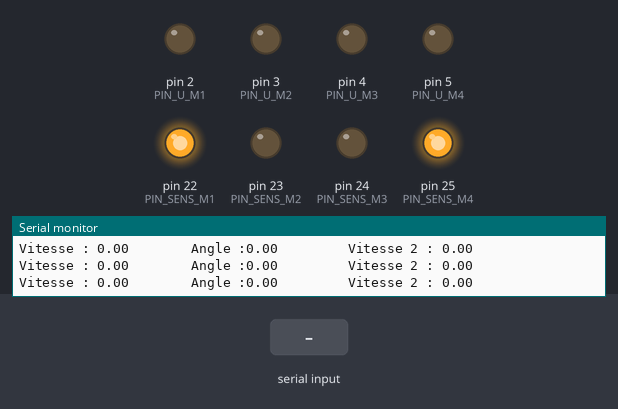
The sketch below on a simulated Arduino Mega 2560, built with avr-gcc and run on an emulated ATmega2560. On the bench: output pins drawn as LEDs (lit = HIGH), the last lines printed to the serial monitor. Inputs (shaded band) come from the test bench.

Above: at 1.2 s.
1.3 s: "@" received over the second serial link
At 2.5 s:
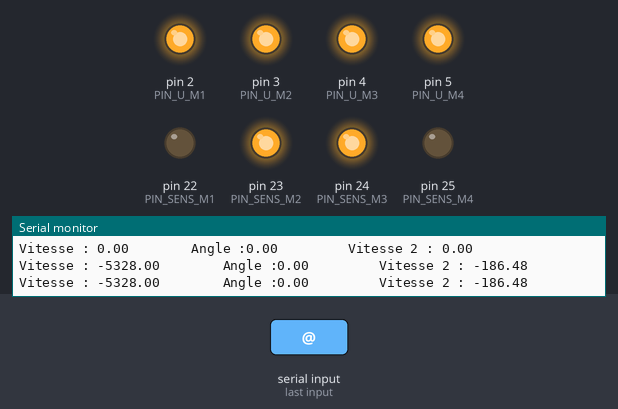
3.0 s: "#" received over the second serial link
At 4.1 s:
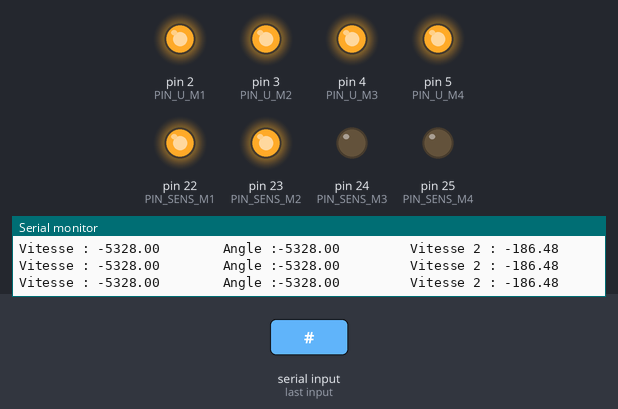
Timing chart, 0 to 6.0 s (numbered marks = the images above; inputs shaded):
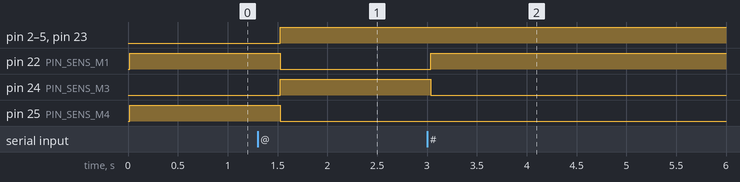

The sketch:

xbee_xctu_commande.ino
```cpp
//*----------------------------------------------------------------------------
//*  Projet Robocup
//*----------------------------------------------------------------------------
//* File Name : commande_base_xbee.ino
//* Object :  wheels engine control (speed and direction of rotation)
//* Creation : Max CHANTREAU/Marius CROZET/Armand GUZZONATO  12/12/2022
//* Modification : Armand Guzzonato 12/12/2022
//*----------------------------------------------------------------------------

/********************************************************/
/*    Bibliotheques    */
/********************************************************/

#include <math.h>


/********************************************************/
/*    Global constants     */
/********************************************************/
//definition des pins
//moteur 1 (devant droit)
#define PIN_U_M1        2
#define PIN_SENS_M1     22
//moteur 2 (devant gauche)
#define PIN_U_M2        3
#define PIN_SENS_M2     23
//moteur 3 (derriere gauche)
#define PIN_U_M3        4
#define PIN_SENS_M3     24
//moteur 4 (derriere droit)
#define PIN_U_M4        5
#define PIN_SENS_M4     25

//  moteur + roue
//rapport de reduction
#define REDUCTION_ROUE  2.75
//rayon roue en m
#define RAYON_ROUE      0.05
//coef de prop du moteur en rad/s/V
#define SCALING         62.8

//sens de rotation
#define CCW             1
#define CW              0

//tension maximum en V
#define U_MAX           3.3
//vitesse de cap maximum en m/s
#define V_CAP_MAX       3.5

/********************************************************/
/*    Global variables     */
/********************************************************/
//Variable communication
int v ;
int i ;
int j ;
int compte ;
int taille = 27 ;

char message ;
char d[27] ;

int v_c ;
int v_d ;
int v_u ;

int ang_c ;
int ang_d ;
int ang_u ;

// donnees dentree
double v_cap = 0.0 ;  // norme du cap m/s
double alpha = 0.0 ;   // angle du cap dans le repere robot en degree

// donnees sortie
double u1, u2, u3, u4;
int rapport1, rapport2, rapport3, rapport4;
int rapport_sens_1, rapport_sens_2, rapport_sens_3, rapport_sens_4;
int sens_m1 = CCW, sens_m3 = CCW;
int sens_m2 = CW, sens_m4 = CW;
String Temp_string;
String var1, var2;
char buffer[3];
int data[2];
int pos1,pos2;

// Initialisation

void setup()
{
  //Initialisation Pins
  pinMode(PIN_U_M1, OUTPUT);
  pinMode(PIN_U_M2, OUTPUT);
  pinMode(PIN_U_M3, OUTPUT);
  pinMode(PIN_U_M4, OUTPUT);

  pinMode(PIN_SENS_M1, OUTPUT);
  pinMode(PIN_SENS_M2, OUTPUT);
  pinMode(PIN_SENS_M3, OUTPUT);
  pinMode(PIN_SENS_M4, OUTPUT);

  //mise a 0 des pins
  analogWrite(PIN_U_M1, 0);
  analogWrite(PIN_U_M2, 0);
  analogWrite(PIN_U_M3, 0);
  analogWrite(PIN_U_M4, 0);

  digitalWrite(PIN_SENS_M1, 0);
  analogWrite(PIN_SENS_M2, 0);
  analogWrite(PIN_SENS_M3, 0);
  analogWrite(PIN_SENS_M4, 0);

  Serial.begin(9600) ;
  Serial2.begin(57600);
  Serial.print("Début programme") ;
  Serial.println(" ") ;

  //valeurs arbitraires
  alpha = 0;
  v_cap = 0;
}


void loop()
{
  // ENTREE
  /********************************************************/
  // Reception du maitre

if(Serial2.available())
  {
    v = 0 ;
    while(Serial2.available())
    {
      message = Serial2.read();
      d[v] = message ;
      v = v + 1 ;
    }

    /*
    for ( i = 0; i <taille; i++)
    {
      Serial.print(d[i]) ;
    }
    Serial.println("") ;
    */

    for (j= 0 ; j<taille;j++)
    {
      if (d[j] == '@')
      {
        compte = 1 ;
      }
      else if(compte == 1)
      {
        v_c = (d[j]-48)*100;
        compte = 2 ;
      }
      else if(compte == 2)
      {
        v_d = (d[j]-48)*10 ;
        compte = 3 ;
      }
      else if(compte == 3)
      {
        v_u = (d[j]-48) ;
        compte = 4 ;
      }
      else if(compte==4 && d[j]=='#')
      {
        compte = 5 ;
      }
      else if(compte == 5)
      {
        ang_c = (d[j]-48)*100 ;
        compte = 6;
      }
      else if(compte == 6)
      {
       ang_d = (d[j]-48)*10 ;
        compte = 7;
      }
      else if(compte == 7)
      {
        ang_u = (d[j]-48) ;
        compte = 8;
      }
      else if(compte == 8 && d[j] =='#')
      {
        compte = 0 ;

      }
    }
  }
  v_cap = v_c + v_d + v_u ;
  alpha = ang_c + ang_d + ang_u ;
  Serial.print("Vitesse : ") ;
  Serial.print(v_cap) ;

  Serial.print("        Angle :") ;
  Serial.print(alpha) ;

  //règle de trois sur la valeur de V_CAP_MAX
  //  v_cap = map(v_cap, 0, 100, 0, V_CAP_MAX);
  v_cap = v_cap*V_CAP_MAX/100 ;
  Serial.print("         Vitesse 2 : ") ;
  Serial.println(v_cap) ;

  /********************************************************/
  //CALCULS
  /********************************************************/
  //Calculs des tensions a delivree aux moteurs
  ///////////////////moteur 1
   u1 = tension_moteur_impair(alpha, v_cap);
  rapport1 = map(abs(u1), 0, 3.3, 0, 255);

  ///////////////////moteur 2
  u2 = tension_moteur_pair(alpha, v_cap);
  rapport2 = map(abs(u2), 0, 3.3, 0, 255);

  ///////////////////moteur 3
  u3 = tension_moteur_impair(alpha, v_cap);
  rapport3 = map(abs(u3), 0, 3.3, 0, 255);

  ///////////////////moteur 4
  u4 = tension_moteur_pair(alpha, v_cap);
  rapport4 = map(abs(u4), 0, 3.3, 0, 255);
  /********************************************************/
  //Determination du sens de rotation
  sens_m1 = sens_moteur(u1, alpha, 1);
  sens_m2 = sens_moteur(u2, alpha, 2);
  sens_m3 = sens_moteur(u3, alpha, 3);
  sens_m4 = sens_moteur(u4, alpha, 4);

  /********************************************************/


  //SORTIE
  /********************************************************/

  analogWrite(PIN_U_M1, rapport1);
  analogWrite(PIN_U_M2, rapport2);
  analogWrite(PIN_U_M3, rapport3);
  analogWrite(PIN_U_M4, rapport4);

  digitalWrite(PIN_SENS_M1, sens_m1);
  digitalWrite(PIN_SENS_M2, sens_m2);
  digitalWrite(PIN_SENS_M3, sens_m3);
  digitalWrite(PIN_SENS_M4, sens_m4);


  //AFFICHAGE DEBBUGAGE


  /*Serial.print("Moteur1 : ");
  Serial.print(abs(u1));
  Serial.print("    ");
  Serial.print(sens_m1);

  Serial.print("                            Moteur2 : ");
  Serial.print(abs(u2));
  Serial.print("    ");
  Serial.println(sens_m2);

  Serial.print("Moteur4 : ");
  Serial.print(abs(u4));
  Serial.print("    ");
  Serial.print(sens_m4);

  Serial.print("                            Moteur3 : ");
  Serial.print(abs(u3));
  Serial.print("    ");
  Serial.println(sens_m3);
  Serial.println("");*/


  /********************************************************/
delay(500) ;
}

/********************************************************/
/*                    Fonctions                         */
/********************************************************/


/********************************************************/
/*  Fonction : tension_moteur_impair()                  */
/********************************************************/
/*  Variables d'entree :                                */
/*  alpha : type double                                 */
/*      angle du vecteur cap dans le repere robot       */
/*  v_cap : type double                                 */
/*      norme du vecteur cap                            */
/********************************************************/
/*  Variable de sortie :                                */
/*  u : type double                                     */
/*      valeur de tension appliquée au moteur           */
/********************************************************/
double tension_moteur_impair(double alpha, double v_cap)
{
  double omega, u;
  int signe = 1;

  omega = (1 / RAYON_ROUE) * v_cap * cos((45 + alpha) * PI / 180) * REDUCTION_ROUE;
  u = omega / SCALING;

  //protection
  if (u < 0)
  {
    signe = -1;
  }
  if (abs(u) > U_MAX)
  {
    u = signe * U_MAX;
  }
  else if ((abs(u) > 0.17) && (abs(u) < 0.33))
  {
    u = 0.25 * signe;
  }

  return u;
};


/********************************************************/
/*  Fonction : tension_moteur_pair()                  */
/********************************************************/
/*  Variables d'entree :                                */
/*  alpha : type double                                 */
/*      angle du vecteur cap dans le repere robot       */
/*  v_cap : type double                                 */
/*      norme du vecteur cap                            */
/********************************************************/
/*  Variable de sortie :                                */
/*  u : type double                                     */
/*      valeur de tension appliquée au moteur           */
/********************************************************/
double tension_moteur_pair(double alpha, double v_cap)
{
  double omega, u;
  int signe = 1;

  omega = (1 / RAYON_ROUE) * v_cap * cos((45 - alpha) * PI / 180) * REDUCTION_ROUE;
  u = omega / SCALING;

  if (u < 0)
  {
    signe = -1;
  }
  if (abs(u) > U_MAX)
  {
    u = signe * U_MAX;
  }
  else if ((abs(u) > 0.17) && (abs(u) < 0.33))
  {
    u = 0.25 * signe;
  }

  return u;
};


/********************************************************/
/*  Fonction : sens_moteur()                            */
/********************************************************/
/*  Variables d'entree :                                */
/*  u : type double                                     */
/*      valeur de U delivree par larduino au moteur     */
/*  alpha : type double                                 */
/*      angle du vecteur cap dans le repere robot       */
/*  id_moteur : type int                                */
/*      numero du moter                                 */
/********************************************************/
/*  Variable de sortie :                                */
/*  sens_rotation : type int                            */
/*      sens de rotation du moteur (CW ou CCW)          */
/********************************************************/
int sens_moteur(double u, double alpha, int id_moteur)
{
  int sens_rotation;

  //moteur 1 et 4
  if ((id_moteur == 1) || (id_moteur == 4))
  {
    if (u < 0)
    {
      sens_rotation = CW;
    }
    else
    {
      sens_rotation = CCW;
    }
  }

  //moteur 2 et 3
  if ((id_moteur == 2) || (id_moteur == 3))
  {
    if (u < 0)
    {
      sens_rotation = CCW;
    }
    else
    {
      sens_rotation = CW;
    }
  }

  return sens_rotation;
}
```

Measured:
- after the input at 1.3 s, pin 2 (PIN_U_M1), pin 3 (PIN_U_M2), pin 4 (PIN_U_M3), pin 5 (PIN_U_M4), pin 23 (PIN_SENS_M2), pin 24 (PIN_SENS_M3): LOW → HIGH after 0.23 s; pin 22 (PIN_SENS_M1), pin 25 (PIN_SENS_M4): HIGH → LOW after 0.23 s
- after the input at 3.0 s, pin 22 (PIN_SENS_M1): LOW → HIGH at once; pin 24 (PIN_SENS_M3): HIGH → LOW at once
